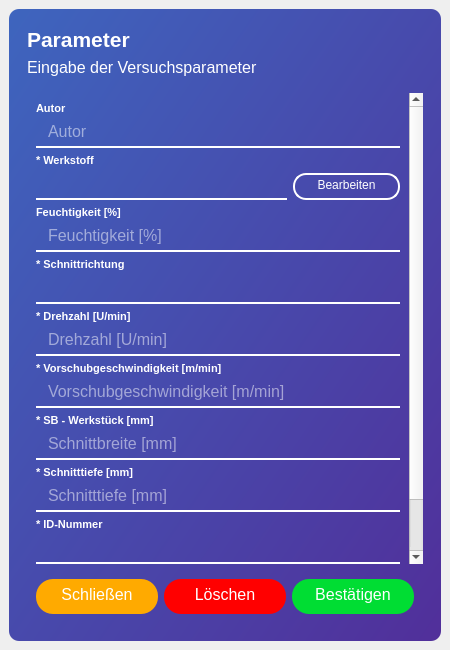
<?xml version="1.0" encoding="UTF-8"?>
<ui version="4.0">
 <class>MainWindow</class>
 <widget class="QMainWindow" name="MainWindow">
  <property name="geometry">
   <rect>
    <x>0</x>
    <y>0</y>
    <width>450</width>
    <height>650</height>
   </rect>
  </property>
  <property name="sizePolicy">
   <sizepolicy hsizetype="Preferred" vsizetype="Fixed">
    <horstretch>0</horstretch>
    <verstretch>0</verstretch>
   </sizepolicy>
  </property>
  <property name="minimumSize">
   <size>
    <width>0</width>
    <height>0</height>
   </size>
  </property>
  <property name="maximumSize">
   <size>
    <width>16777215</width>
    <height>16777215</height>
   </size>
  </property>
  <property name="windowTitle">
   <string>MainWindow</string>
  </property>
  <widget class="QWidget" name="centralwidget">
   <property name="sizePolicy">
    <sizepolicy hsizetype="Expanding" vsizetype="Expanding">
     <horstretch>0</horstretch>
     <verstretch>0</verstretch>
    </sizepolicy>
   </property>
   <property name="styleSheet">
    <string notr="true"/>
   </property>
   <layout class="QVBoxLayout" name="verticalLayout">
    <property name="spacing">
     <number>6</number>
    </property>
    <property name="leftMargin">
     <number>9</number>
    </property>
    <property name="topMargin">
     <number>9</number>
    </property>
    <property name="rightMargin">
     <number>9</number>
    </property>
    <property name="bottomMargin">
     <number>9</number>
    </property>
    <item>
     <widget class="QFrame" name="frame_shadow">
      <property name="styleSheet">
       <string notr="true">QFrame {
background-color: qlineargradient(spread:pad, x1:0, y1:0, x2:1, y2:1, stop:0 rgba(62, 101, 190, 255), stop:1 rgba(81, 47, 154, 255));
border-radius: 10px;
}</string>
      </property>
      <property name="frameShape">
       <enum>QFrame::StyledPanel</enum>
      </property>
      <property name="frameShadow">
       <enum>QFrame::Raised</enum>
      </property>
      <layout class="QVBoxLayout" name="verticalLayout_2">
       <property name="spacing">
        <number>6</number>
       </property>
       <property name="leftMargin">
        <number>18</number>
       </property>
       <property name="topMargin">
        <number>18</number>
       </property>
       <property name="rightMargin">
        <number>18</number>
       </property>
       <property name="bottomMargin">
        <number>18</number>
       </property>
       <item>
        <widget class="QLabel" name="label">
         <property name="sizePolicy">
          <sizepolicy hsizetype="Expanding" vsizetype="Fixed">
           <horstretch>0</horstretch>
           <verstretch>0</verstretch>
          </sizepolicy>
         </property>
         <property name="styleSheet">
          <string notr="true">background-color: rgba(0, 0, 0, 0);
color: rgb(255, 255, 255);
font-size: 16pt;
font-family: &quot;Segoe UI Light&quot;;
font-weight: bold;</string>
         </property>
         <property name="text">
          <string>Parameter</string>
         </property>
         <property name="indent">
          <number>0</number>
         </property>
        </widget>
       </item>
       <item>
        <widget class="QLabel" name="label_2">
         <property name="sizePolicy">
          <sizepolicy hsizetype="Expanding" vsizetype="Fixed">
           <horstretch>0</horstretch>
           <verstretch>0</verstretch>
          </sizepolicy>
         </property>
         <property name="styleSheet">
          <string notr="true">background-color: rgba(0, 0, 0, 0);
color: rgb(255, 255, 255);
font-size: 12pt;
font-family: &quot;Segoe UI Light&quot;;
margin-bottom: 10px;</string>
         </property>
         <property name="text">
          <string>Eingabe der Versuchsparameter</string>
         </property>
         <property name="indent">
          <number>0</number>
         </property>
        </widget>
       </item>
       <item>
        <widget class="QScrollArea" name="scrollArea">
         <property name="styleSheet">
          <string notr="true">QScrollArea {
background-color: rgba(0, 0, 0, 0);
}

QLineEdit {
height: 20px;
font-size: 12pt;
font-family: &quot;Segoe UI Light&quot;;
padding-left: 10px;
padding-bottom: 5px;
border-bottom: 2px solid rgb(255, 255, 255);
border-radius: 0px;
background-color: rgba(255, 255, 255, 0);
color: rgb(255, 255, 255);
}

QLineEdit:hover {
border-bottom: 2px solid rgb(0, 255, 213);
border-radius: 0px;
}

QLineEdit:focus {
border-bottom: 2px solid rgb(0, 255, 213);
border-radius: 0px;
}

QLabel {
background-color: rgba(0, 0, 0, 0);
color: rgb(255, 255, 255);
font-size: 8pt;
font-family: &quot;Segoe UI Light&quot;;
font-weight: bold;
}

QScrollBar:vertical {
background-color: rgba(0, 0, 0, 0);
width: 15px;
margin: 15px 3px 15px 3px;
border: 1px transparent #2A2929;
border-radius: 4px;
}

QScrollBar::handle:vertical {
background-color: #fff;
min-height: 5px;
border-radius: 4px;
}

QScrollBar::handle:vertical:hover {
background-color: rgb(0, 255, 213);
}

QScrollBar::sub-line:vertical {
margin: 3px 0px 3px 0px;
border-image: url(:/);
height: 10px;
width: 10px;
subcontrol-position: top;
subcontrol-origin: margin;
}

QScrollBar::add-line:vertical {
margin: 3px 0px 3px 0px;
border-image: url(:/);
height: 10px;
width: 10px;
subcontrol-position: bottom;
subcontrol-origin: margin;
}

QScrollBar::sub-line:vertical:hover,QScrollBar::sub-line:vertical:on {
border-image: url(:/);
height: 10px;
width: 10px;
subcontrol-position: top;
subcontrol-origin: margin;
}

QScrollBar::add-line:vertical:hover, QScrollBar::add-line:vertical:on {
border-image: url(:/);
height: 10px;
width: 10px;
subcontrol-position: bottom;
subcontrol-origin: margin;
}

QScrollBar::up-arrow:vertical, QScrollBar::down-arrow:vertical {
background: none;
}

QScrollBar::add-page:vertical, QScrollBar::sub-page:vertical {
background: none;
}</string>
         </property>
         <property name="widgetResizable">
          <bool>true</bool>
         </property>
         <widget class="QWidget" name="scrollAreaWidgetContents">
          <property name="geometry">
           <rect>
            <x>0</x>
            <y>0</y>
            <width>375</width>
            <height>572</height>
           </rect>
          </property>
          <property name="styleSheet">
           <string notr="true">background-color: rgba(0, 0, 0, 0);</string>
          </property>
          <layout class="QVBoxLayout" name="verticalLayout_3">
           <item>
            <widget class="QLabel" name="label_3">
             <property name="sizePolicy">
              <sizepolicy hsizetype="Preferred" vsizetype="Fixed">
               <horstretch>0</horstretch>
               <verstretch>0</verstretch>
              </sizepolicy>
             </property>
             <property name="styleSheet">
              <string notr="true"/>
             </property>
             <property name="text">
              <string>Autor</string>
             </property>
            </widget>
           </item>
           <item>
            <widget class="QLineEdit" name="le_author">
             <property name="styleSheet">
              <string notr="true"/>
             </property>
             <property name="text">
              <string/>
             </property>
             <property name="placeholderText">
              <string>Autor</string>
             </property>
            </widget>
           </item>
           <item>
            <widget class="QLabel" name="label_4">
             <property name="sizePolicy">
              <sizepolicy hsizetype="Preferred" vsizetype="Fixed">
               <horstretch>0</horstretch>
               <verstretch>0</verstretch>
              </sizepolicy>
             </property>
             <property name="styleSheet">
              <string notr="true"/>
             </property>
             <property name="text">
              <string>* Werkstoff</string>
             </property>
            </widget>
           </item>
           <item>
            <widget class="QFrame" name="frame">
             <property name="styleSheet">
              <string notr="true">background-color: rgba(0, 0, 0, 0);</string>
             </property>
             <property name="frameShape">
              <enum>QFrame::StyledPanel</enum>
             </property>
             <property name="frameShadow">
              <enum>QFrame::Raised</enum>
             </property>
             <layout class="QHBoxLayout" name="horizontalLayout">
              <property name="leftMargin">
               <number>0</number>
              </property>
              <property name="topMargin">
               <number>0</number>
              </property>
              <property name="rightMargin">
               <number>0</number>
              </property>
              <property name="bottomMargin">
               <number>0</number>
              </property>
              <item>
               <widget class="QComboBox" name="cb_material">
                <property name="styleSheet">
                 <string notr="true">QComboBox {
height: 20px;
font-size: 12pt;
font-family: &quot;Segoe UI Light&quot;;
padding-left: 10px;
padding-bottom: 5px;
border-bottom: 2px solid rgb(255, 255, 255);
border-radius: 0px;
background-color: rgba(255, 255, 255, 0);
color: rgb(255, 255, 255);
}

QComboBox::drop-down {
background-color: rgba(0, 0, 0, 0);
}

QComboBox::down-arrow {
background-color: rgba(0, 0, 0, 0);
}

QComboBox:hover {
border-bottom: 2px solid rgb(0, 255, 213);
border-radius: 0px;
}

QListView { 
border: 0px; 
border-top-left-radius: 0px;
border-top-right-radius: 0px;
border-bottom-left-radius: 0px;
border-bottom-right-radius: 0px;
color: rgb(62, 101, 190);
background-color: rgb(255, 255, 255);
font-weight: normal;
selection-background-color: qlineargradient(spread:pad, x1:0, y1:0, x2:1, y2:1, stop:0 rgba(62, 101, 190, 255), stop:1 rgba(80, 50, 156, 255));
show-decoration-selected: 1;
padding: 8px;
}</string>
                </property>
               </widget>
              </item>
              <item>
               <widget class="QPushButton" name="pushButton_4">
                <property name="minimumSize">
                 <size>
                  <width>107</width>
                  <height>0</height>
                 </size>
                </property>
                <property name="maximumSize">
                 <size>
                  <width>107</width>
                  <height>16777215</height>
                 </size>
                </property>
                <property name="styleSheet">
                 <string notr="true">QPushButton {
height: 20px;
font-size: 9pt;
font-family: &quot;Segoe UI Light&quot;;
padding-bottom: 2.5px;
border: 2px solid rgb(255, 255, 255);
border-radius: 12.5px;
background-color: rgba(255, 255, 255, 0);
color: rgb(255, 255, 255);
}

QPushButton:hover {
color: rgb(0, 255, 213);
border: 2px solid rgb(0, 255, 213);
}

QPushButton:pressed {
color: rgb(0, 255, 213);
border: 2px solid rgb(0, 255, 213);
background-color: rgba(0, 255, 213, 0.5);
}
</string>
                </property>
                <property name="text">
                 <string>Bearbeiten</string>
                </property>
               </widget>
              </item>
             </layout>
            </widget>
           </item>
           <item>
            <widget class="QLabel" name="label_5">
             <property name="sizePolicy">
              <sizepolicy hsizetype="Preferred" vsizetype="Fixed">
               <horstretch>0</horstretch>
               <verstretch>0</verstretch>
              </sizepolicy>
             </property>
             <property name="styleSheet">
              <string notr="true"/>
             </property>
             <property name="text">
              <string>Feuchtigkeit [%]</string>
             </property>
            </widget>
           </item>
           <item>
            <widget class="QLineEdit" name="le_moisture_content">
             <property name="styleSheet">
              <string notr="true"/>
             </property>
             <property name="placeholderText">
              <string>Feuchtigkeit [%]</string>
             </property>
            </widget>
           </item>
           <item>
            <widget class="QLabel" name="label_6">
             <property name="sizePolicy">
              <sizepolicy hsizetype="Preferred" vsizetype="Fixed">
               <horstretch>0</horstretch>
               <verstretch>0</verstretch>
              </sizepolicy>
             </property>
             <property name="styleSheet">
              <string notr="true"/>
             </property>
             <property name="text">
              <string>* Schnittrichtung</string>
             </property>
            </widget>
           </item>
           <item>
            <widget class="QComboBox" name="cb_cutting_direction">
             <property name="styleSheet">
              <string notr="true">QComboBox {
height: 20px;
font-size: 12pt;
font-family: &quot;Segoe UI Light&quot;;
padding-left: 10px;
padding-bottom: 5px;
border-bottom: 2px solid rgb(255, 255, 255);
border-radius: 0px;
background-color: rgba(255, 255, 255, 0);
color: rgb(255, 255, 255);
}

QComboBox::drop-down {
background-color: rgba(0, 0, 0, 0);
}

QComboBox::down-arrow {
background-color: rgba(0, 0, 0, 0);
}

QComboBox:hover {
border-bottom: 2px solid rgb(0, 255, 213);
border-radius: 0px;
}

QListView { 
border: 0px; 
border-top-left-radius: 0px;
border-top-right-radius: 0px;
border-bottom-left-radius: 0px;
border-bottom-right-radius: 0px;
color: rgb(62, 101, 190);
background-color: rgb(255, 255, 255);
font-weight: normal;
selection-background-color: qlineargradient(spread:pad, x1:0, y1:0, x2:1, y2:1, stop:0 rgba(62, 101, 190, 255), stop:1 rgba(80, 50, 156, 255));
show-decoration-selected: 1;
padding: 8px;
}</string>
             </property>
            </widget>
           </item>
           <item>
            <widget class="QLabel" name="label_13">
             <property name="sizePolicy">
              <sizepolicy hsizetype="Preferred" vsizetype="Fixed">
               <horstretch>0</horstretch>
               <verstretch>0</verstretch>
              </sizepolicy>
             </property>
             <property name="styleSheet">
              <string notr="true"/>
             </property>
             <property name="text">
              <string>* Drehzahl [U/min]</string>
             </property>
            </widget>
           </item>
           <item>
            <widget class="QLineEdit" name="le_rotational_speed">
             <property name="styleSheet">
              <string notr="true"/>
             </property>
             <property name="cursorPosition">
              <number>0</number>
             </property>
             <property name="placeholderText">
              <string>Drehzahl [U/min]</string>
             </property>
            </widget>
           </item>
           <item>
            <widget class="QLabel" name="label_7">
             <property name="sizePolicy">
              <sizepolicy hsizetype="Preferred" vsizetype="Fixed">
               <horstretch>0</horstretch>
               <verstretch>0</verstretch>
              </sizepolicy>
             </property>
             <property name="styleSheet">
              <string notr="true"/>
             </property>
             <property name="text">
              <string>* Vorschubgeschwindigkeit [m/min]</string>
             </property>
            </widget>
           </item>
           <item>
            <widget class="QLineEdit" name="le_feed_speed">
             <property name="styleSheet">
              <string notr="true"/>
             </property>
             <property name="placeholderText">
              <string>Vorschubgeschwindigkeit [m/min]</string>
             </property>
            </widget>
           </item>
           <item>
            <widget class="QLabel" name="label_8">
             <property name="sizePolicy">
              <sizepolicy hsizetype="Preferred" vsizetype="Fixed">
               <horstretch>0</horstretch>
               <verstretch>0</verstretch>
              </sizepolicy>
             </property>
             <property name="styleSheet">
              <string notr="true"/>
             </property>
             <property name="text">
              <string>* SB - Werkstück [mm]</string>
             </property>
            </widget>
           </item>
           <item>
            <widget class="QLineEdit" name="le_cutting_width">
             <property name="styleSheet">
              <string notr="true"/>
             </property>
             <property name="placeholderText">
              <string>Schnittbreite [mm]</string>
             </property>
            </widget>
           </item>
           <item>
            <widget class="QLabel" name="label_9">
             <property name="sizePolicy">
              <sizepolicy hsizetype="Preferred" vsizetype="Fixed">
               <horstretch>0</horstretch>
               <verstretch>0</verstretch>
              </sizepolicy>
             </property>
             <property name="styleSheet">
              <string notr="true"/>
             </property>
             <property name="text">
              <string>* Schnitttiefe [mm]</string>
             </property>
            </widget>
           </item>
           <item>
            <widget class="QLineEdit" name="le_cutting_depth">
             <property name="styleSheet">
              <string notr="true"/>
             </property>
             <property name="placeholderText">
              <string>Schnitttiefe [mm]</string>
             </property>
            </widget>
           </item>
           <item>
            <widget class="QLabel" name="label_11">
             <property name="sizePolicy">
              <sizepolicy hsizetype="Preferred" vsizetype="Fixed">
               <horstretch>0</horstretch>
               <verstretch>0</verstretch>
              </sizepolicy>
             </property>
             <property name="styleSheet">
              <string notr="true"/>
             </property>
             <property name="text">
              <string>* ID-Nummer</string>
             </property>
            </widget>
           </item>
           <item>
            <widget class="QComboBox" name="cb_tool_id">
             <property name="styleSheet">
              <string notr="true">QComboBox {
height: 20px;
font-size: 12pt;
font-family: &quot;Segoe UI Light&quot;;
padding-left: 10px;
padding-bottom: 5px;
border-bottom: 2px solid rgb(255, 255, 255);
border-radius: 0px;
background-color: rgba(255, 255, 255, 0);
color: rgb(255, 255, 255);
}

QComboBox::drop-down {
background-color: rgba(0, 0, 0, 0);
}

QComboBox::down-arrow {
background-color: rgba(0, 0, 0, 0);
}

QComboBox:hover {
border-bottom: 2px solid rgb(0, 255, 213);
border-radius: 0px;
}

QListView { 
border: 0px; 
border-top-left-radius: 0px;
border-top-right-radius: 0px;
border-bottom-left-radius: 0px;
border-bottom-right-radius: 0px;
color: rgb(62, 101, 190);
background-color: rgb(255, 255, 255);
font-weight: normal;
selection-background-color: qlineargradient(spread:pad, x1:0, y1:0, x2:1, y2:1, stop:0 rgba(62, 101, 190, 255), stop:1 rgba(80, 50, 156, 255));
show-decoration-selected: 1;
padding: 8px;
}</string>
             </property>
            </widget>
           </item>
           <item>
            <widget class="QLabel" name="label_12">
             <property name="sizePolicy">
              <sizepolicy hsizetype="Preferred" vsizetype="Fixed">
               <horstretch>0</horstretch>
               <verstretch>0</verstretch>
              </sizepolicy>
             </property>
             <property name="styleSheet">
              <string notr="true"/>
             </property>
             <property name="text">
              <string>Kommentare</string>
             </property>
            </widget>
           </item>
           <item>
            <widget class="QLineEdit" name="le_comments">
             <property name="styleSheet">
              <string notr="true"/>
             </property>
             <property name="placeholderText">
              <string>Kommentare</string>
             </property>
            </widget>
           </item>
          </layout>
         </widget>
        </widget>
       </item>
       <item>
        <widget class="QFrame" name="frame_2">
         <property name="styleSheet">
          <string notr="true">background-color: rgba(0, 0, 0, 0);</string>
         </property>
         <property name="frameShape">
          <enum>QFrame::StyledPanel</enum>
         </property>
         <property name="frameShadow">
          <enum>QFrame::Raised</enum>
         </property>
         <layout class="QHBoxLayout" name="horizontalLayout_2">
          <item>
           <widget class="QPushButton" name="pushButton">
            <property name="sizePolicy">
             <sizepolicy hsizetype="Expanding" vsizetype="Fixed">
              <horstretch>0</horstretch>
              <verstretch>0</verstretch>
             </sizepolicy>
            </property>
            <property name="cursor">
             <cursorShape>PointingHandCursor</cursorShape>
            </property>
            <property name="styleSheet">
             <string notr="true">QPushButton {
color: #ffffff;
background-color: rgb(255, 170, 0);
height: 30px;
padding-bottom: 5px;
border-radius: 17px;
font-size: 12pt;
font-family: &quot;Segoe UI Light&quot;;
}

QPushButton:hover {
border: 2px solid rgb(255, 255, 255)
}

QPushButton:pressed {
color: rgba(255, 255, 255, 0.5);
background-color: rgba(255, 170, 0, 0.5);
}</string>
            </property>
            <property name="text">
             <string>Schließen</string>
            </property>
           </widget>
          </item>
          <item>
           <widget class="QPushButton" name="pushButton_2">
            <property name="sizePolicy">
             <sizepolicy hsizetype="Expanding" vsizetype="Fixed">
              <horstretch>0</horstretch>
              <verstretch>0</verstretch>
             </sizepolicy>
            </property>
            <property name="cursor">
             <cursorShape>PointingHandCursor</cursorShape>
            </property>
            <property name="styleSheet">
             <string notr="true">QPushButton {
color: #ffffff;
background-color: rgb(255, 0, 0);
height: 30px;
padding-bottom: 5px;
border-radius: 17px;
font-size: 12pt;
font-family: &quot;Segoe UI Light&quot;;
}

QPushButton:hover {
border: 2px solid rgb(255, 255, 255)
}

QPushButton:pressed {
color: rgba(255, 255, 255, 0.5);
background-color: rgba(255, 0, 0, 0.5);
}</string>
            </property>
            <property name="text">
             <string>Löschen</string>
            </property>
           </widget>
          </item>
          <item>
           <widget class="QPushButton" name="pushButton_3">
            <property name="sizePolicy">
             <sizepolicy hsizetype="Expanding" vsizetype="Fixed">
              <horstretch>0</horstretch>
              <verstretch>0</verstretch>
             </sizepolicy>
            </property>
            <property name="cursor">
             <cursorShape>PointingHandCursor</cursorShape>
            </property>
            <property name="styleSheet">
             <string notr="true">QPushButton {
color: #ffffff;
background-color: rgb(0, 221, 51);
height: 30px;
padding-bottom: 5px;
border-radius: 17px;;
font-size: 12pt;
font-family: &quot;Segoe UI Light&quot;;
}

QPushButton:hover {
border: 2px solid rgb(255, 255, 255)
}

QPushButton:pressed {
color: rgba(255, 255, 255, 0.5);
background-color: rgba(0, 221, 51, 0.5);
}</string>
            </property>
            <property name="text">
             <string>Bestätigen</string>
            </property>
           </widget>
          </item>
         </layout>
        </widget>
       </item>
      </layout>
     </widget>
    </item>
   </layout>
  </widget>
 </widget>
 <resources/>
 <connections/>
</ui>
